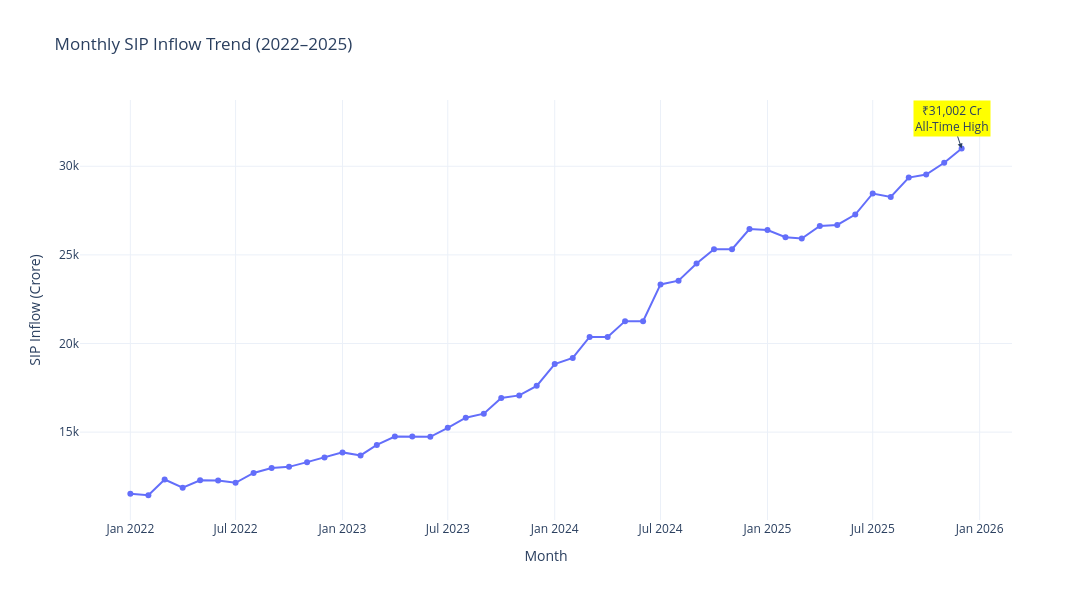

The cell this chart's notebook holds for it:
### Markdown cell above
# 3. Monthly SIP Inflow Trend (2022–2025)

This chart shows the monthly SIP inflow trend from January 2022 to December 2025 and highlights the all-time high SIP inflow of ₹31,002 Crore recorded in December 2025.

### Code cell
import plotly.express as px

# Convert month column
sip["month"] = pd.to_datetime(sip["month"])

fig = px.line(
    sip,
    x="month",
    y="sip_inflow_crore",
    markers=True,
    title="Monthly SIP Inflow Trend (2022–2025)"
)

# Find highest SIP inflow
max_row = sip.loc[sip["sip_inflow_crore"].idxmax()]

fig.add_annotation(
    x=max_row["month"],
    y=max_row["sip_inflow_crore"],
    text=f'₹{max_row["sip_inflow_crore"]:,} Cr<br>All-Time High',
    showarrow=True,
    arrowhead=2,
    bgcolor="yellow"
)

fig.update_layout(
    xaxis_title="Month",
    yaxis_title="SIP Inflow (Crore)",
    template="plotly_white",
    width=1200,
    height=600
)

fig.show()

### Figure 1 — Plotly figure (JSON) as saved in the notebook; plotly's stock layout.template omitted (floating-point values rounded to 4 significant figures)
{"data": [{"hovertemplate": "month=%{x}<br>sip_inflow_crore=%{y}<extra></extra>", "legendgroup": "", "line": {"color": "#636efa", "dash": "solid"}, "marker": {"symbol": "circle"}, "mode": "lines+markers", "name": "", "orientation": "v", "showlegend": false, "type": "scatter", "x": ["2022-01-01T00:00:00.000000000", "2022-02-01T00:00:00.000000000", "2022-03-01T00:00:00.000000000", "2022-04-01T00:00:00.000000000", "2022-05-01T00:00:00.000000000", "2022-06-01T00:00:00.000000000", "2022-07-01T00:00:00.000000000", "2022-08-01T00:00:00.000000000", "2022-09-01T00:00:00.000000000", "2022-10-01T00:00:00.000000000", "2022-11-01T00:00:00.000000000", "2022-12-01T00:00:00.000000000", "2023-01-01T00:00:00.000000000", "2023-02-01T00:00:00.000000000", "2023-03-01T00:00:00.000000000", "2023-04-01T00:00:00.000000000", "2023-05-01T00:00:00.000000000", "2023-06-01T00:00:00.000000000", "2023-07-01T00:00:00.000000000", "2023-08-01T00:00:00.000000000", "2023-09-01T00:00:00.000000000", "2023-10-01T00:00:00.000000000", "2023-11-01T00:00:00.000000000", "2023-12-01T00:00:00.000000000", "2024-01-01T00:00:00.000000000", "2024-02-01T00:00:00.000000000", "2024-03-01T00:00:00.000000000", "2024-04-01T00:00:00.000000000", "2024-05-01T00:00:00.000000000", "2024-06-01T00:00:00.000000000", "2024-07-01T00:00:00.000000000", "2024-08-01T00:00:00.000000000", "2024-09-01T00:00:00.000000000", "2024-10-01T00:00:00.000000000", "2024-11-01T00:00:00.000000000", "2024-12-01T00:00:00.000000000", "2025-01-01T00:00:00.000000000", "2025-02-01T00:00:00.000000000", "2025-03-01T00:00:00.000000000", "2025-04-01T00:00:00.000000000", "2025-05-01T00:00:00.000000000", "2025-06-01T00:00:00.000000000", "2025-07-01T00:00:00.000000000", "2025-08-01T00:00:00.000000000", "2025-09-01T00:00:00.000000000", "2025-10-01T00:00:00.000000000", "2025-11-01T00:00:00.000000000", "2025-12-01T00:00:00.000000000"], "xaxis": "x", "y": [11517, 11438, 12328, 11863, 12286, 12276, 12140, 12694, 12976, 13040, 13306, 13573, 13856, 13687, 14276, 14749, 14749, 14734, 15245, 15814, 16042, 16928, 17073, 17610, 18838, 19187, 20371, 20371, 21262, 21262, 23332, 23547, 24509, 25323, 25320, 26459, 26400, 25999, 25926, 26632, 26688, 27274, 28464, 28265, 29361, 29529, 30200, 31002], "yaxis": "y"}], "layout": {"annotations": [{"arrowhead": 2, "bgcolor": "yellow", "showarrow": true, "text": "₹31,002 Cr<br>All-Time High", "x": "2025-12-01T00:00:00", "y": 31002}], "height": 600, "legend": {"tracegroupgap": 0}, "title": {"text": "Monthly SIP Inflow Trend (2022–2025)"}, "width": 1200, "xaxis": {"anchor": "y", "domain": [0, 1], "title": {"text": "Month"}}, "yaxis": {"anchor": "x", "domain": [0, 1], "title": {"text": "SIP Inflow (Crore)"}}}}
